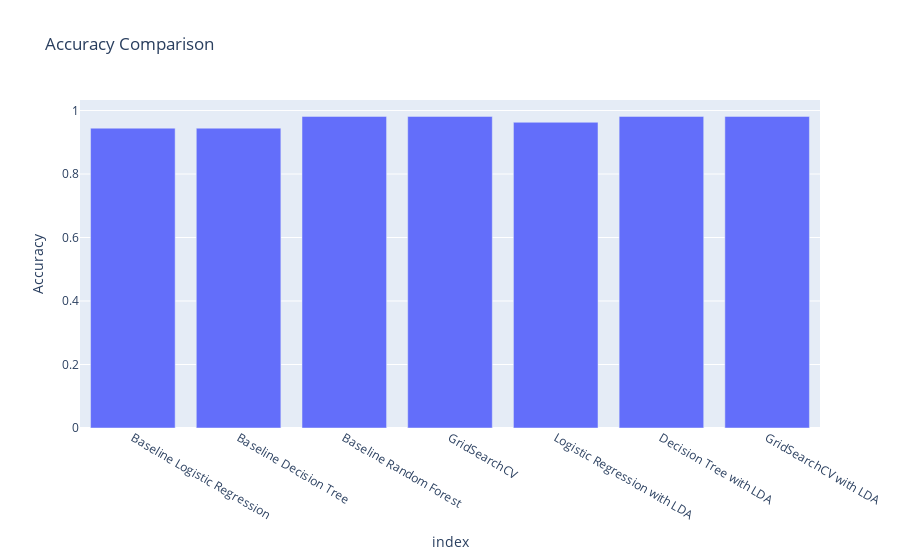

The cell this chart's notebook holds for it:
### Code cell
#26

import plotly.express as px

rows = ['Baseline Logistic Regression', 'Baseline Decision Tree', 'Baseline Random Forest','GridSearchCV', 'Logistic Regression with LDA', 'Decision Tree with LDA', 'GridSearchCV with LDA']
columns = ['Accuracy', 'F1 Score:Micro', 'F1 Score:Macro', 'Precision:Micro', 'Precision:Macro', 'Recall:Micro', 'Recall:Macro']
values = [['0.9444', '0.9444', '0.9444', '0.9444', '0.9444', '0.9444', '0.9444'],
          ['0.9444', '0.9444', '0.9444', '0.9444', '0.9444','0.9444', '0.9444'],
          [accuracy_score(y_test, rf_predicted), f1_score(y_test, rf_predicted, average='micro'), f1_score(y_test, rf_predicted, average='macro'), precision_score(y_test, rf_predicted, average='micro'), precision_score(y_test, rf_predicted, average='macro'), recall_score(y_test, rf_predicted, average='micro'), recall_score(y_test, rf_predicted, average='macro')],
          [accuracy_score(y_test, grid_predicted), f1_score(y_test, grid_predicted, average='micro'), f1_score(y_test, grid_predicted, average='macro'), precision_score(y_test, grid_predicted, average='micro'), precision_score(y_test, grid_predicted, average='macro'), recall_score(y_test, grid_predicted, average='micro'), recall_score(y_test, grid_predicted, average='macro')],
          [accuracy_score(y_test, logistic_predicted_lda), f1_score(y_test, logistic_predicted_lda, average='micro'), f1_score(y_test, logistic_predicted_lda, average='macro'), precision_score(y_test, logistic_predicted_lda, average='micro'), precision_score(y_test, logistic_predicted_lda, average='macro'), recall_score(y_test, logistic_predicted_lda, average='micro'), recall_score(y_test, logistic_predicted_lda, average='macro')],
          [accuracy_score(y_test, dt_predicted_lda), f1_score(y_test, dt_predicted_lda, average='micro'), f1_score(y_test, dt_predicted_lda, average='macro'), precision_score(y_test, dt_predicted_lda, average='micro'), precision_score(y_test, dt_predicted_lda, average='macro'), recall_score(y_test, dt_predicted_lda, average='micro'), recall_score(y_test, dt_predicted_lda, average='macro')],
          [accuracy_score(y_test, grid_predicted_lda), f1_score(y_test, grid_predicted_lda, average='micro'), f1_score(y_test, grid_predicted_lda, average='macro'), precision_score(y_test, grid_predicted_lda, average='micro'), precision_score(y_test, grid_predicted_lda, average='macro'), recall_score(y_test, grid_predicted_lda, average='micro'), recall_score(y_test, grid_predicted_lda, average='macro')]]

df_model_compare = pd.DataFrame(values, rows, columns)
df_model_compare

fig = px.bar(df_model_compare, x=df_model_compare.index, y='Accuracy', title='Accuracy Comparison')
fig.show()

### Figure 1 — Plotly figure (JSON) as saved in the notebook; plotly's stock layout.template omitted (floating-point values rounded to 4 significant figures)
{"data": [{"alignmentgroup": "True", "hovertemplate": "index=%{x}<br>Accuracy=%{y}<extra></extra>", "legendgroup": "", "marker": {"color": "#636efa"}, "name": "", "offsetgroup": "", "orientation": "v", "showlegend": false, "textposition": "auto", "type": "bar", "x": ["Baseline Logistic Regression", "Baseline Decision Tree", "Baseline Random Forest", "GridSearchCV", "Logistic Regression with LDA", "Decision Tree with LDA", "GridSearchCV with LDA"], "xaxis": "x", "y": ["0.9444", "0.9444", 0.9815, 0.9815, 0.963, 0.9815, 0.9815], "yaxis": "y"}], "layout": {"barmode": "relative", "legend": {"tracegroupgap": 0}, "title": {"text": "Accuracy Comparison"}, "xaxis": {"anchor": "y", "domain": [0, 1], "title": {"text": "index"}}, "yaxis": {"anchor": "x", "domain": [0, 1], "title": {"text": "Accuracy"}}}}
